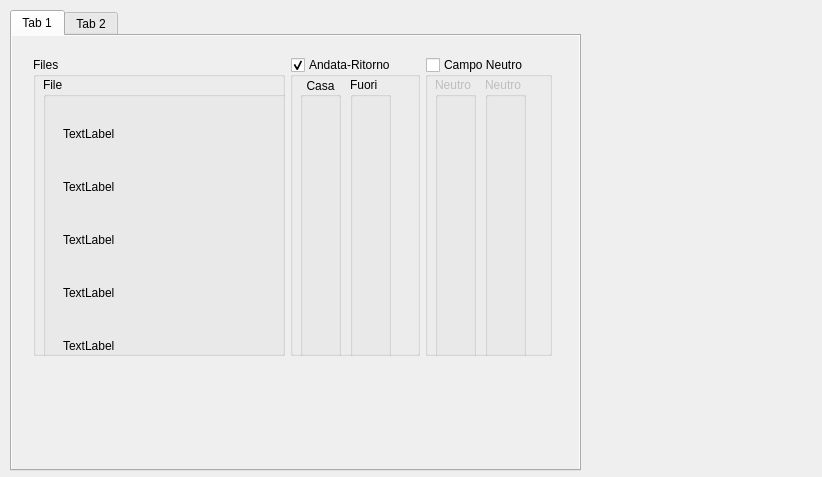
<?xml version="1.0" encoding="UTF-8"?>
<ui version="4.0">
 <class>provaClass</class>
 <widget class="QWidget" name="provaClass">
  <property name="geometry">
   <rect>
    <x>0</x>
    <y>0</y>
    <width>822</width>
    <height>477</height>
   </rect>
  </property>
  <property name="windowTitle">
   <string>prova</string>
  </property>
  <widget class="QTabWidget" name="tabWidget">
   <property name="geometry">
    <rect>
     <x>10</x>
     <y>10</y>
     <width>571</width>
     <height>461</height>
    </rect>
   </property>
   <property name="currentIndex">
    <number>0</number>
   </property>
   <widget class="QWidget" name="tab">
    <attribute name="title">
     <string>Tab 1</string>
    </attribute>
    <widget class="QScrollArea" name="scrollArea">
     <property name="geometry">
      <rect>
       <x>-1</x>
       <y>-1</y>
       <width>570</width>
       <height>440</height>
      </rect>
     </property>
     <property name="sizePolicy">
      <sizepolicy hsizetype="Expanding" vsizetype="Fixed">
       <horstretch>0</horstretch>
       <verstretch>0</verstretch>
      </sizepolicy>
     </property>
     <property name="widgetResizable">
      <bool>true</bool>
     </property>
     <widget class="QWidget" name="scrollAreaWidgetContents">
      <property name="geometry">
       <rect>
        <x>0</x>
        <y>0</y>
        <width>568</width>
        <height>438</height>
       </rect>
      </property>
      <property name="sizePolicy">
       <sizepolicy hsizetype="Preferred" vsizetype="Preferred">
        <horstretch>0</horstretch>
        <verstretch>0</verstretch>
       </sizepolicy>
      </property>
      <property name="minimumSize">
       <size>
        <width>0</width>
        <height>400</height>
       </size>
      </property>
      <widget class="QWidget" name="">
       <property name="geometry">
        <rect>
         <x>10</x>
         <y>10</y>
         <width>541</width>
         <height>321</height>
        </rect>
       </property>
       <layout class="QHBoxLayout" name="horizontalLayout">
        <property name="spacing">
         <number>5</number>
        </property>
        <item>
         <widget class="QGroupBox" name="groupBox">
          <property name="title">
           <string>Files</string>
          </property>
          <widget class="QGroupBox" name="groupBox_4">
           <property name="geometry">
            <rect>
             <x>10</x>
             <y>20</y>
             <width>291</width>
             <height>381</height>
            </rect>
           </property>
           <property name="sizePolicy">
            <sizepolicy hsizetype="Preferred" vsizetype="Preferred">
             <horstretch>0</horstretch>
             <verstretch>0</verstretch>
            </sizepolicy>
           </property>
           <property name="title">
            <string>File</string>
           </property>
           <widget class="QWidget" name="verticalLayoutWidget">
            <property name="geometry">
             <rect>
              <x>9</x>
              <y>9</y>
              <width>271</width>
              <height>361</height>
             </rect>
            </property>
            <layout class="QVBoxLayout" name="verticalLayout">
             <item>
              <widget class="QLabel" name="label">
               <property name="maximumSize">
                <size>
                 <width>16777215</width>
                 <height>20</height>
                </size>
               </property>
               <property name="text">
                <string>TextLabel</string>
               </property>
              </widget>
             </item>
             <item>
              <widget class="QLabel" name="label_2">
               <property name="maximumSize">
                <size>
                 <width>16777215</width>
                 <height>20</height>
                </size>
               </property>
               <property name="text">
                <string>TextLabel</string>
               </property>
              </widget>
             </item>
             <item>
              <widget class="QLabel" name="label_3">
               <property name="maximumSize">
                <size>
                 <width>16777215</width>
                 <height>20</height>
                </size>
               </property>
               <property name="text">
                <string>TextLabel</string>
               </property>
              </widget>
             </item>
             <item>
              <widget class="QLabel" name="label_4">
               <property name="maximumSize">
                <size>
                 <width>16777215</width>
                 <height>20</height>
                </size>
               </property>
               <property name="text">
                <string>TextLabel</string>
               </property>
              </widget>
             </item>
             <item>
              <widget class="QLabel" name="label_5">
               <property name="maximumSize">
                <size>
                 <width>16777215</width>
                 <height>20</height>
                </size>
               </property>
               <property name="text">
                <string>TextLabel</string>
               </property>
              </widget>
             </item>
             <item>
              <widget class="QLabel" name="label_6">
               <property name="maximumSize">
                <size>
                 <width>16777215</width>
                 <height>20</height>
                </size>
               </property>
               <property name="text">
                <string>TextLabel</string>
               </property>
              </widget>
             </item>
            </layout>
           </widget>
          </widget>
         </widget>
        </item>
        <item>
         <widget class="QGroupBox" name="groupBox_2">
          <property name="sizePolicy">
           <sizepolicy hsizetype="Fixed" vsizetype="Preferred">
            <horstretch>0</horstretch>
            <verstretch>0</verstretch>
           </sizepolicy>
          </property>
          <property name="title">
           <string>Andata-Ritorno</string>
          </property>
          <property name="checkable">
           <bool>true</bool>
          </property>
          <widget class="QGroupBox" name="groupBox_6">
           <property name="geometry">
            <rect>
             <x>10</x>
             <y>20</y>
             <width>41</width>
             <height>381</height>
            </rect>
           </property>
           <property name="title">
            <string>Casa</string>
           </property>
           <property name="alignment">
            <set>Qt::AlignCenter</set>
           </property>
           <widget class="QWidget" name="verticalLayoutWidget_2">
            <property name="geometry">
             <rect>
              <x>12</x>
              <y>9</y>
              <width>22</width>
              <height>361</height>
             </rect>
            </property>
            <layout class="QVBoxLayout" name="verticalLayout_2">
             <item>
              <widget class="QRadioButton" name="radioButton">
               <property name="maximumSize">
                <size>
                 <width>20</width>
                 <height>20</height>
                </size>
               </property>
               <property name="text">
                <string/>
               </property>
              </widget>
             </item>
             <item>
              <widget class="QRadioButton" name="radioButton_3">
               <property name="maximumSize">
                <size>
                 <width>20</width>
                 <height>20</height>
                </size>
               </property>
               <property name="text">
                <string/>
               </property>
              </widget>
             </item>
             <item>
              <widget class="QRadioButton" name="radioButton_4">
               <property name="maximumSize">
                <size>
                 <width>20</width>
                 <height>20</height>
                </size>
               </property>
               <property name="text">
                <string/>
               </property>
              </widget>
             </item>
             <item>
              <widget class="QRadioButton" name="radioButton_6">
               <property name="maximumSize">
                <size>
                 <width>20</width>
                 <height>20</height>
                </size>
               </property>
               <property name="text">
                <string/>
               </property>
              </widget>
             </item>
             <item>
              <widget class="QRadioButton" name="radioButton_5">
               <property name="maximumSize">
                <size>
                 <width>20</width>
                 <height>20</height>
                </size>
               </property>
               <property name="text">
                <string/>
               </property>
              </widget>
             </item>
             <item>
              <widget class="QRadioButton" name="radioButton_2">
               <property name="maximumSize">
                <size>
                 <width>20</width>
                 <height>20</height>
                </size>
               </property>
               <property name="text">
                <string/>
               </property>
              </widget>
             </item>
            </layout>
           </widget>
          </widget>
          <widget class="QGroupBox" name="groupBox_7">
           <property name="geometry">
            <rect>
             <x>60</x>
             <y>20</y>
             <width>41</width>
             <height>381</height>
            </rect>
           </property>
           <property name="title">
            <string>Fuori</string>
           </property>
           <widget class="QWidget" name="verticalLayoutWidget_3">
            <property name="geometry">
             <rect>
              <x>10</x>
              <y>10</y>
              <width>22</width>
              <height>361</height>
             </rect>
            </property>
            <layout class="QVBoxLayout" name="verticalLayout_3">
             <item>
              <widget class="QRadioButton" name="radioButton_7">
               <property name="maximumSize">
                <size>
                 <width>20</width>
                 <height>20</height>
                </size>
               </property>
               <property name="text">
                <string/>
               </property>
              </widget>
             </item>
             <item>
              <widget class="QRadioButton" name="radioButton_8">
               <property name="maximumSize">
                <size>
                 <width>20</width>
                 <height>20</height>
                </size>
               </property>
               <property name="text">
                <string/>
               </property>
              </widget>
             </item>
             <item>
              <widget class="QRadioButton" name="radioButton_9">
               <property name="maximumSize">
                <size>
                 <width>20</width>
                 <height>20</height>
                </size>
               </property>
               <property name="text">
                <string/>
               </property>
              </widget>
             </item>
             <item>
              <widget class="QRadioButton" name="radioButton_10">
               <property name="maximumSize">
                <size>
                 <width>20</width>
                 <height>20</height>
                </size>
               </property>
               <property name="text">
                <string/>
               </property>
              </widget>
             </item>
             <item>
              <widget class="QRadioButton" name="radioButton_11">
               <property name="maximumSize">
                <size>
                 <width>20</width>
                 <height>20</height>
                </size>
               </property>
               <property name="text">
                <string/>
               </property>
              </widget>
             </item>
             <item>
              <widget class="QRadioButton" name="radioButton_12">
               <property name="maximumSize">
                <size>
                 <width>20</width>
                 <height>20</height>
                </size>
               </property>
               <property name="text">
                <string/>
               </property>
              </widget>
             </item>
            </layout>
           </widget>
          </widget>
         </widget>
        </item>
        <item>
         <widget class="QGroupBox" name="groupBox_3">
          <property name="sizePolicy">
           <sizepolicy hsizetype="Fixed" vsizetype="Preferred">
            <horstretch>0</horstretch>
            <verstretch>0</verstretch>
           </sizepolicy>
          </property>
          <property name="title">
           <string>Campo Neutro</string>
          </property>
          <property name="checkable">
           <bool>true</bool>
          </property>
          <property name="checked">
           <bool>false</bool>
          </property>
          <widget class="QGroupBox" name="groupBox_8">
           <property name="geometry">
            <rect>
             <x>10</x>
             <y>20</y>
             <width>41</width>
             <height>381</height>
            </rect>
           </property>
           <property name="title">
            <string>Neutro</string>
           </property>
           <widget class="QWidget" name="verticalLayoutWidget_4">
            <property name="geometry">
             <rect>
              <x>10</x>
              <y>10</y>
              <width>22</width>
              <height>361</height>
             </rect>
            </property>
            <layout class="QVBoxLayout" name="verticalLayout_4">
             <item>
              <widget class="QRadioButton" name="radioButton_13">
               <property name="maximumSize">
                <size>
                 <width>20</width>
                 <height>20</height>
                </size>
               </property>
               <property name="text">
                <string/>
               </property>
              </widget>
             </item>
             <item>
              <widget class="QRadioButton" name="radioButton_14">
               <property name="maximumSize">
                <size>
                 <width>20</width>
                 <height>20</height>
                </size>
               </property>
               <property name="text">
                <string/>
               </property>
              </widget>
             </item>
             <item>
              <widget class="QRadioButton" name="radioButton_15">
               <property name="maximumSize">
                <size>
                 <width>20</width>
                 <height>20</height>
                </size>
               </property>
               <property name="text">
                <string/>
               </property>
              </widget>
             </item>
             <item>
              <widget class="QRadioButton" name="radioButton_16">
               <property name="maximumSize">
                <size>
                 <width>20</width>
                 <height>20</height>
                </size>
               </property>
               <property name="text">
                <string/>
               </property>
              </widget>
             </item>
             <item>
              <widget class="QRadioButton" name="radioButton_17">
               <property name="maximumSize">
                <size>
                 <width>20</width>
                 <height>20</height>
                </size>
               </property>
               <property name="text">
                <string/>
               </property>
              </widget>
             </item>
             <item>
              <widget class="QRadioButton" name="radioButton_18">
               <property name="maximumSize">
                <size>
                 <width>20</width>
                 <height>20</height>
                </size>
               </property>
               <property name="text">
                <string/>
               </property>
              </widget>
             </item>
            </layout>
           </widget>
          </widget>
          <widget class="QGroupBox" name="groupBox_9">
           <property name="geometry">
            <rect>
             <x>60</x>
             <y>20</y>
             <width>41</width>
             <height>381</height>
            </rect>
           </property>
           <property name="title">
            <string>Neutro</string>
           </property>
           <widget class="QWidget" name="verticalLayoutWidget_5">
            <property name="geometry">
             <rect>
              <x>10</x>
              <y>10</y>
              <width>22</width>
              <height>361</height>
             </rect>
            </property>
            <layout class="QVBoxLayout" name="verticalLayout_5">
             <item>
              <widget class="QRadioButton" name="radioButton_19">
               <property name="maximumSize">
                <size>
                 <width>20</width>
                 <height>20</height>
                </size>
               </property>
               <property name="text">
                <string/>
               </property>
              </widget>
             </item>
             <item>
              <widget class="QRadioButton" name="radioButton_20">
               <property name="maximumSize">
                <size>
                 <width>20</width>
                 <height>20</height>
                </size>
               </property>
               <property name="text">
                <string/>
               </property>
              </widget>
             </item>
             <item>
              <widget class="QRadioButton" name="radioButton_21">
               <property name="maximumSize">
                <size>
                 <width>20</width>
                 <height>20</height>
                </size>
               </property>
               <property name="text">
                <string/>
               </property>
              </widget>
             </item>
             <item>
              <widget class="QRadioButton" name="radioButton_22">
               <property name="maximumSize">
                <size>
                 <width>20</width>
                 <height>20</height>
                </size>
               </property>
               <property name="text">
                <string/>
               </property>
              </widget>
             </item>
             <item>
              <widget class="QRadioButton" name="radioButton_23">
               <property name="maximumSize">
                <size>
                 <width>20</width>
                 <height>20</height>
                </size>
               </property>
               <property name="text">
                <string/>
               </property>
              </widget>
             </item>
             <item>
              <widget class="QRadioButton" name="radioButton_24">
               <property name="maximumSize">
                <size>
                 <width>20</width>
                 <height>20</height>
                </size>
               </property>
               <property name="text">
                <string/>
               </property>
              </widget>
             </item>
            </layout>
           </widget>
          </widget>
         </widget>
        </item>
       </layout>
      </widget>
     </widget>
    </widget>
   </widget>
   <widget class="QWidget" name="tab_2">
    <attribute name="title">
     <string>Tab 2</string>
    </attribute>
   </widget>
  </widget>
 </widget>
 <layoutdefault spacing="6" margin="11"/>
 <resources/>
 <connections/>
</ui>
